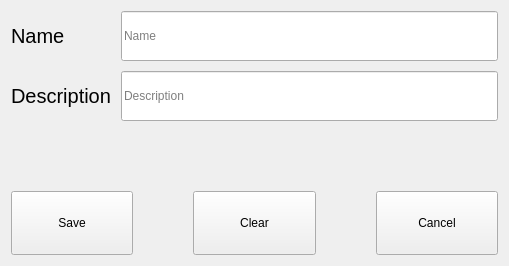
<?xml version="1.0" encoding="UTF-8"?>
<ui version="4.0">
 <class>createCategoryFrom</class>
 <widget class="QWidget" name="createCategoryFrom">
  <property name="geometry">
   <rect>
    <x>0</x>
    <y>0</y>
    <width>509</width>
    <height>266</height>
   </rect>
  </property>
  <property name="windowTitle">
   <string>Create category</string>
  </property>
  <layout class="QVBoxLayout" name="verticalLayout_2">
   <item>
    <layout class="QVBoxLayout" name="verticalLayout">
     <property name="spacing">
      <number>70</number>
     </property>
     <item>
      <layout class="QFormLayout" name="formLayout">
       <property name="horizontalSpacing">
        <number>10</number>
       </property>
       <property name="verticalSpacing">
        <number>10</number>
       </property>
       <item row="0" column="0">
        <widget class="QLabel" name="nameLabel">
         <property name="minimumSize">
          <size>
           <width>0</width>
           <height>50</height>
          </size>
         </property>
         <property name="maximumSize">
          <size>
           <width>16777215</width>
           <height>50</height>
          </size>
         </property>
         <property name="font">
          <font>
           <pointsize>15</pointsize>
          </font>
         </property>
         <property name="text">
          <string>Name</string>
         </property>
        </widget>
       </item>
       <item row="0" column="1">
        <widget class="QLineEdit" name="name_line_edit">
         <property name="sizePolicy">
          <sizepolicy hsizetype="Expanding" vsizetype="Preferred">
           <horstretch>0</horstretch>
           <verstretch>0</verstretch>
          </sizepolicy>
         </property>
         <property name="minimumSize">
          <size>
           <width>0</width>
           <height>50</height>
          </size>
         </property>
         <property name="maximumSize">
          <size>
           <width>16777215</width>
           <height>50</height>
          </size>
         </property>
         <property name="placeholderText">
          <string>Name</string>
         </property>
        </widget>
       </item>
       <item row="1" column="0">
        <widget class="QLabel" name="descriptionLabel">
         <property name="minimumSize">
          <size>
           <width>0</width>
           <height>50</height>
          </size>
         </property>
         <property name="maximumSize">
          <size>
           <width>16777215</width>
           <height>50</height>
          </size>
         </property>
         <property name="font">
          <font>
           <pointsize>15</pointsize>
          </font>
         </property>
         <property name="text">
          <string>Description</string>
         </property>
        </widget>
       </item>
       <item row="1" column="1">
        <widget class="QLineEdit" name="description_line_edit">
         <property name="sizePolicy">
          <sizepolicy hsizetype="Expanding" vsizetype="Preferred">
           <horstretch>0</horstretch>
           <verstretch>0</verstretch>
          </sizepolicy>
         </property>
         <property name="minimumSize">
          <size>
           <width>0</width>
           <height>50</height>
          </size>
         </property>
         <property name="maximumSize">
          <size>
           <width>16777215</width>
           <height>50</height>
          </size>
         </property>
         <property name="placeholderText">
          <string>Description</string>
         </property>
        </widget>
       </item>
      </layout>
     </item>
     <item>
      <layout class="QHBoxLayout" name="horizontalLayout">
       <property name="spacing">
        <number>60</number>
       </property>
       <item>
        <widget class="QPushButton" name="save_btn">
         <property name="sizePolicy">
          <sizepolicy hsizetype="Minimum" vsizetype="Preferred">
           <horstretch>0</horstretch>
           <verstretch>0</verstretch>
          </sizepolicy>
         </property>
         <property name="text">
          <string>Save</string>
         </property>
        </widget>
       </item>
       <item>
        <widget class="QPushButton" name="clear_btn">
         <property name="sizePolicy">
          <sizepolicy hsizetype="Minimum" vsizetype="Preferred">
           <horstretch>0</horstretch>
           <verstretch>0</verstretch>
          </sizepolicy>
         </property>
         <property name="text">
          <string>Clear</string>
         </property>
        </widget>
       </item>
       <item>
        <widget class="QPushButton" name="cancel_btn">
         <property name="sizePolicy">
          <sizepolicy hsizetype="Minimum" vsizetype="Preferred">
           <horstretch>0</horstretch>
           <verstretch>0</verstretch>
          </sizepolicy>
         </property>
         <property name="text">
          <string>Cancel</string>
         </property>
        </widget>
       </item>
      </layout>
     </item>
    </layout>
   </item>
  </layout>
 </widget>
 <resources/>
 <connections>
  <connection>
   <sender>clear_btn</sender>
   <signal>clicked()</signal>
   <receiver>name_line_edit</receiver>
   <slot>clear()</slot>
   <hints>
    <hint type="sourcelabel">
     <x>239</x>
     <y>222</y>
    </hint>
    <hint type="destinationlabel">
     <x>204</x>
     <y>40</y>
    </hint>
   </hints>
  </connection>
  <connection>
   <sender>clear_btn</sender>
   <signal>clicked()</signal>
   <receiver>description_line_edit</receiver>
   <slot>clear()</slot>
   <hints>
    <hint type="sourcelabel">
     <x>256</x>
     <y>218</y>
    </hint>
    <hint type="destinationlabel">
     <x>183</x>
     <y>105</y>
    </hint>
   </hints>
  </connection>
  <connection>
   <sender>cancel_btn</sender>
   <signal>clicked()</signal>
   <receiver>createCategoryFrom</receiver>
   <slot>close()</slot>
   <hints>
    <hint type="sourcelabel">
     <x>436</x>
     <y>223</y>
    </hint>
    <hint type="destinationlabel">
     <x>254</x>
     <y>132</y>
    </hint>
   </hints>
  </connection>
 </connections>
</ui>
